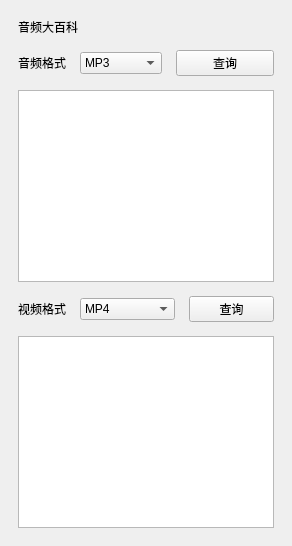
      <widget class="QWidget" name="page_9">
       <layout class="QVBoxLayout" name="verticalLayout_16">
        <property name="spacing">
         <number>14</number>
        </property>
        <property name="leftMargin">
         <number>18</number>
        </property>
        <property name="topMargin">
         <number>18</number>
        </property>
        <property name="rightMargin">
         <number>18</number>
        </property>
        <property name="bottomMargin">
         <number>18</number>
        </property>
        <item>
         <widget class="QLabel" name="label_43">
          <property name="text">
           <string>音频大百科</string>
          </property>
         </widget>
        </item>
        <item>
         <layout class="QHBoxLayout" name="horizontalLayout_57">
          <item>
           <layout class="QHBoxLayout" name="horizontalLayout_54">
            <item>
             <widget class="QLabel" name="label_44">
              <property name="text">
               <string>音频格式</string>
              </property>
             </widget>
            </item>
            <item>
             <widget class="QComboBox" name="astyle">
              <item>
               <property name="text">
                <string>MP3</string>
               </property>
              </item>
              <item>
               <property name="text">
                <string>WAV</string>
               </property>
              </item>
              <item>
               <property name="text">
                <string>AAC</string>
               </property>
              </item>
              <item>
               <property name="text">
                <string>FLAC</string>
               </property>
              </item>
              <item>
               <property name="text">
                <string>OGG</string>
               </property>
              </item>
              <item>
               <property name="text">
                <string>OPUS</string>
               </property>
              </item>
              <item>
               <property name="text">
                <string>ALAC</string>
               </property>
              </item>
              <item>
               <property name="text">
                <string>WMA</string>
               </property>
              </item>
              <item>
               <property name="text">
                <string>AC3</string>
               </property>
              </item>
              <item>
               <property name="text">
                <string>EAC3</string>
               </property>
              </item>
              <item>
               <property name="text">
                <string>DTS</string>
               </property>
              </item>
              <item>
               <property name="text">
                <string>AMR</string>
               </property>
              </item>
              <item>
               <property name="text">
                <string>MKA</string>
               </property>
              </item>
              <item>
               <property name="text">
                <string>PCM</string>
               </property>
              </item>
              <item>
               <property name="text">
                <string>AIFF</string>
               </property>
              </item>
              <item>
               <property name="text">
                <string>APE</string>
               </property>
              </item>
              <item>
               <property name="text">
                <string>WavPack</string>
               </property>
              </item>
              <item>
               <property name="text">
                <string>TTA</string>
               </property>
              </item>
              <item>
               <property name="text">
                <string>AC3</string>
               </property>
              </item>
              <item>
               <property name="text">
                <string>DTS</string>
               </property>
              </item>
             </widget>
            </item>
           </layout>
          </item>
          <item>
           <widget class="QPushButton" name="awiki">
            <property name="text">
             <string>查询</string>
            </property>
           </widget>
          </item>
         </layout>
        </item>
        <item>
         <widget class="QPlainTextEdit" name="a_show_wiki">
          <property name="readOnly">
           <bool>true</bool>
          </property>
         </widget>
        </item>
        <item>
         <layout class="QHBoxLayout" name="horizontalLayout_56">
          <item>
           <layout class="QHBoxLayout" name="horizontalLayout_55">
            <item>
             <widget class="QLabel" name="label_45">
              <property name="text">
               <string>视频格式</string>
              </property>
             </widget>
            </item>
            <item>
             <widget class="QComboBox" name="vstyle">
              <item>
               <property name="text">
                <string>MP4</string>
               </property>
              </item>
              <item>
               <property name="text">
                <string>FLV</string>
               </property>
              </item>
              <item>
               <property name="text">
                <string>AVI</string>
               </property>
              </item>
              <item>
               <property name="text">
                <string>MOV</string>
               </property>
              </item>
              <item>
               <property name="text">
                <string>MKV</string>
               </property>
              </item>
              <item>
               <property name="text">
                <string>WEBM</string>
               </property>
              </item>
              <item>
               <property name="text">
                <string>MPEG-TS</string>
               </property>
              </item>
              <item>
               <property name="text">
                <string>3GP</string>
               </property>
              </item>
              <item>
               <property name="text">
                <string>M4V</string>
               </property>
              </item>
              <item>
               <property name="text">
                <string>RMVB</string>
               </property>
              </item>
              <item>
               <property name="text">
                <string>MPG/MPEG</string>
               </property>
              </item>
              <item>
               <property name="text">
                <string>VOB</string>
               </property>
              </item>
              <item>
               <property name="text">
                <string>ASF</string>
               </property>
              </item>
              <item>
               <property name="text">
                <string>M2TS</string>
               </property>
              </item>
              <item>
               <property name="text">
                <string>F4V</string>
               </property>
              </item>
              <item>
               <property name="text">
                <string>YUV</string>
               </property>
              </item>
              <item>
               <property name="text">
                <string>TS</string>
               </property>
              </item>
              <item>
               <property name="text">
                <string>MTS</string>
               </property>
              </item>
              <item>
               <property name="text">
                <string>H.264</string>
               </property>
              </item>
              <item>
               <property name="text">
                <string>H.265</string>
               </property>
              </item>
              <item>
               <property name="text">
                <string>AV1</string>
               </property>
              </item>
              <item>
               <property name="text">
                <string>MXF</string>
               </property>
              </item>
             </widget>
            </item>
           </layout>
          </item>
          <item>
           <widget class="QPushButton" name="vwiki">
            <property name="text">
             <string>查询</string>
            </property>
           </widget>
          </item>
         </layout>
        </item>
        <item>
         <widget class="QPlainTextEdit" name="v_show_wiki">
          <property name="readOnly">
           <bool>true</bool>
          </property>
         </widget>
        </item>
       </layout>
      </widget>
